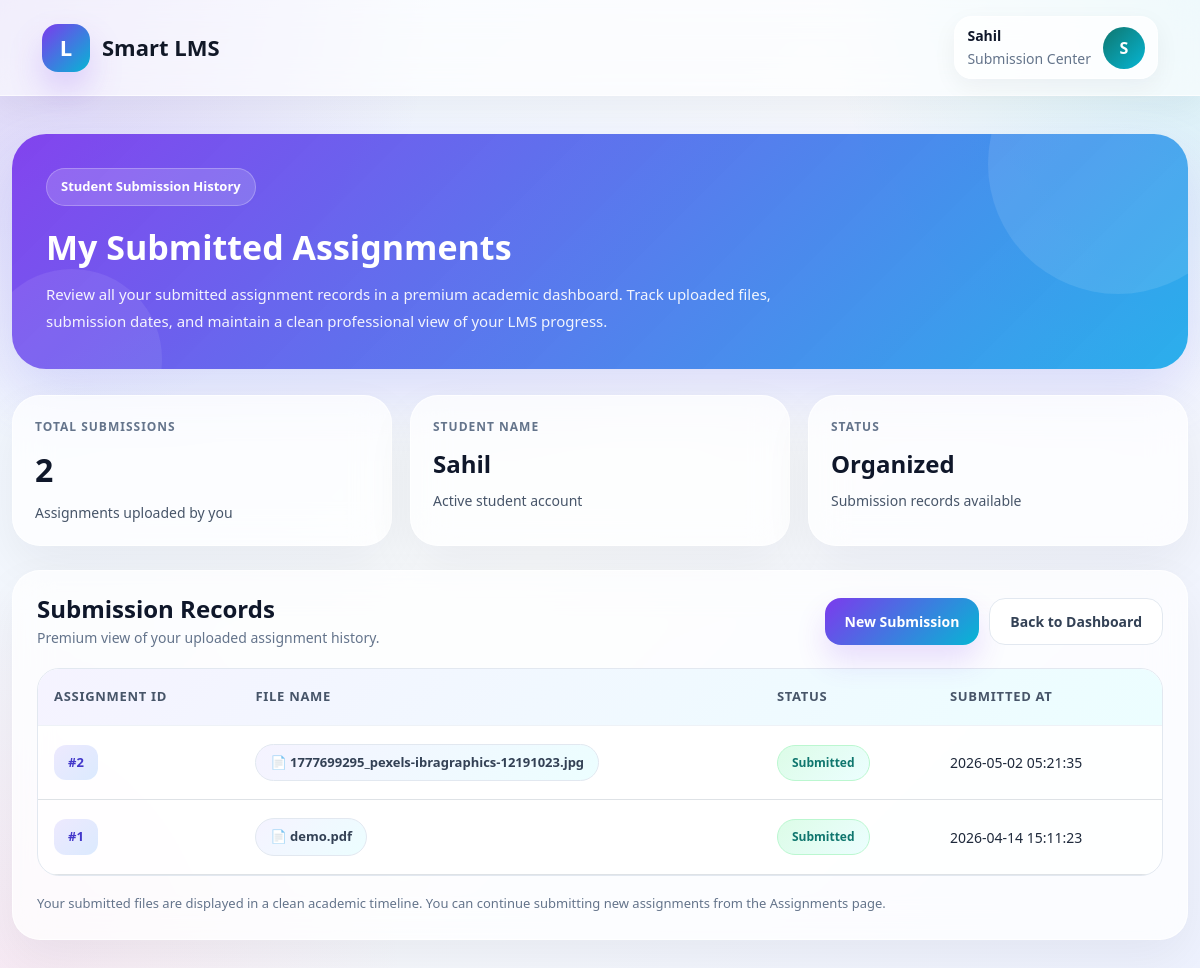
/lms_project/my_submissions.php (signed in), run on the app's committed database.
### tables this page shows
CREATE TABLE `submissions` (
  `id` int(11) NOT NULL,
  `assignment_id` int(11) DEFAULT NULL,
  `student_name` varchar(100) DEFAULT NULL,
  `file_name` varchar(255) DEFAULT NULL,
  `submitted_at` timestamp NOT NULL DEFAULT current_timestamp(),
  `marks` int(11) DEFAULT 0,
  `status` varchar(50) DEFAULT 'Pending'
);

### lms_project/my_submissions.php (the view, shortened to what this page needs)
<?php
include 'includes/db.php';
$user = $_SESSION['user'];
$name = isset($user['name']) ? $user['name'] : 'Student';
$safe_name = mysqli_real_escape_string($conn, $name);
$initial = strtoupper(substr($name, 0, 1));
$query = "SELECT * FROM submissions WHERE student_name = '$safe_name' ORDER BY submitted_at DESC";
$result = mysqli_query($conn, $query);
$total_submissions = mysqli_num_rows($result);
?>
<!DOCTYPE html>
<html lang="en">
<head>
    <link href="https://cdn.jsdelivr.net/npm/bootstrap@5.0.2/dist/css/bootstrap.min.css" rel="stylesheet">
</head>
<body>
<nav class="navbar-pro">
    <div class="container d-flex justify-content-between align-items-center">
        <div class="brand">
            <div class="brand-logo">L</div>
            <div>Smart LMS</div>
        </div>
        <div class="profile-chip">
            <div>
                <div style="font-size:14px; font-weight:800; color:#0f172a;"><?php echo htmlspecialchars($name); ?></div>
                <small style="color:#64748b;">Submission Center</small>
            </div>
            <div class="avatar"><?php echo $initial; ?></div>
        </div>
    </div>
</nav>
<div class="main-wrap">
    <div class="container page-shell">
        <div class="hero-panel">
            <div class="hero-tag">Student Submission History</div>
            <div class="hero-title">My Submitted Assignments</div>
            <p class="hero-sub">
                Review all your submitted assignment records in a premium academic dashboard. Track uploaded files,
                submission dates, and maintain a clean professional view of your LMS progress.
            </p>
        </div>
        <div class="stats-grid">
            <div class="glass-card stat-card">
                <div class="stat-label">Total Submissions</div>
                <div class="stat-value"><?php echo $total_submissions; ?></div>
                <div class="stat-note">Assignments uploaded by you</div>
            </div>
            <div class="glass-card stat-card">
                <div class="stat-label">Student Name</div>
                <div class="stat-value" style="font-size:24px;"><?php echo htmlspecialchars($name); ?></div>
                <div class="stat-note">Active student account</div>
            </div>
            <div class="glass-card stat-card">
                <div class="stat-label">Status</div>
                <div class="stat-value" style="font-size:24px;">Organized</div>
                <div class="stat-note">Submission records available</div>
            </div>
        </div>
        <div class="glass-card content-card">
            <div class="section-head">
                <div>
                    <h3>Submission Records</h3>
                    <p>Premium view of your uploaded assignment history.</p>
                </div>
                <div style="display:flex; gap:10px; flex-wrap:wrap;">
                    <a href="/lms_project/assignments.php" class="btn-pro btn-primary-pro">New Submission</a>
                    <a href="/lms_project/dashboard.php" class="btn-pro btn-light-pro">Back to Dashboard</a>
                </div>
            </div>
            <?php if ($total_submissions > 0) { ?>
                <div class="table-shell">
                    <div class="table-responsive">
                        <table class="table align-middle">
                            <thead>
                                <tr>
                                    <th>Assignment ID</th>
                                    <th>File Name</th>
                                    <th>Status</th>
                                    <th>Submitted At</th>
                                </tr>
                            </thead>
                            <tbody>
                                <?php while($row = mysqli_fetch_assoc($result)) { ?>
                                    <tr>
                                        <td data-label="Assignment ID">
                                            <span class="id-chip">#<?php echo $row['assignment_id']; ?></span>
                                        </td>
                                        <td data-label="File Name">
                                            <span class="file-pill">📄 <?php echo htmlspecialchars($row['file_name']); ?></span>
                                        </td>
                                        <td data-label="Status">
                                            <span class="status-badge">Submitted</span>
                                        </td>
                                        <td data-label="Submitted At">
                                            <?php echo htmlspecialchars($row['submitted_at']); ?>
                                        </td>
                                    </tr>
                                <?php } ?>
                            </tbody>
                        </table>
                    </div>
                </div>
                <div class="footer-note">
                    Your submitted files are displayed in a clean academic timeline. You can continue submitting new assignments from the Assignments page.
                </div>
            <?php } ?>
        </div>
    </div>
</div>
</body>
</html>

### data on the page
submissions: assignment "2", file_name "1777699295_pexels-ibragraphics-12191023.jpg", submitted_at "2026-05-02 05:21:35"
submissions: assignment "1", file_name "demo.pdf", submitted_at "2026-04-14 15:11:23"

### other printed values
$name "Sahil"
$initial "S"
$total_submissions "2"
